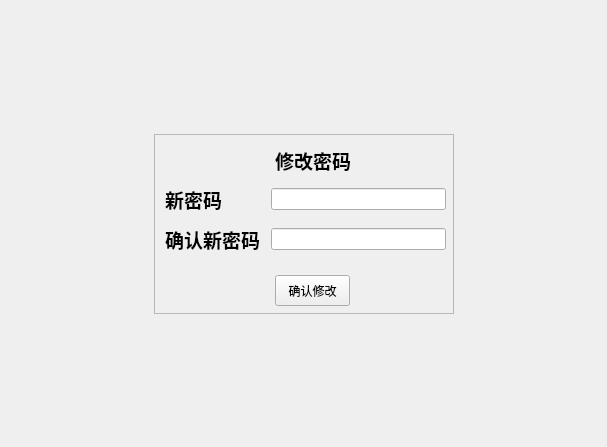
<?xml version="1.0" encoding="UTF-8"?>
<ui version="4.0">
 <class>XiuGaiMiMa</class>
 <widget class="QWidget" name="XiuGaiMiMa">
  <property name="geometry">
   <rect>
    <x>0</x>
    <y>0</y>
    <width>607</width>
    <height>447</height>
   </rect>
  </property>
  <property name="windowTitle">
   <string>Form</string>
  </property>
  <layout class="QGridLayout" name="gridLayout">
   <item row="0" column="0">
    <layout class="QHBoxLayout" name="horizontalLayout_3">
     <item>
      <spacer name="horizontalSpacer">
       <property name="orientation">
        <enum>Qt::Horizontal</enum>
       </property>
       <property name="sizeHint" stdset="0">
        <size>
         <width>40</width>
         <height>20</height>
        </size>
       </property>
      </spacer>
     </item>
     <item>
      <layout class="QVBoxLayout" name="verticalLayout">
       <item>
        <spacer name="verticalSpacer">
         <property name="orientation">
          <enum>Qt::Vertical</enum>
         </property>
         <property name="sizeHint" stdset="0">
          <size>
           <width>20</width>
           <height>40</height>
          </size>
         </property>
        </spacer>
       </item>
       <item>
        <widget class="QScrollArea" name="scrollArea">
         <property name="minimumSize">
          <size>
           <width>300</width>
           <height>180</height>
          </size>
         </property>
         <property name="maximumSize">
          <size>
           <width>300</width>
           <height>180</height>
          </size>
         </property>
         <property name="widgetResizable">
          <bool>true</bool>
         </property>
         <widget class="QWidget" name="scrollAreaWidgetContents">
          <property name="geometry">
           <rect>
            <x>0</x>
            <y>0</y>
            <width>298</width>
            <height>178</height>
           </rect>
          </property>
          <widget class="QLabel" name="label">
           <property name="geometry">
            <rect>
             <x>120</x>
             <y>10</y>
             <width>81</width>
             <height>31</height>
            </rect>
           </property>
           <property name="font">
            <font>
             <family>Aharoni</family>
             <pointsize>14</pointsize>
             <weight>75</weight>
             <bold>true</bold>
            </font>
           </property>
           <property name="text">
            <string>修改密码</string>
           </property>
          </widget>
          <widget class="QPushButton" name="pushButton">
           <property name="geometry">
            <rect>
             <x>120</x>
             <y>140</y>
             <width>75</width>
             <height>31</height>
            </rect>
           </property>
           <property name="text">
            <string>确认修改</string>
           </property>
          </widget>
          <widget class="QWidget" name="layoutWidget">
           <property name="geometry">
            <rect>
             <x>10</x>
             <y>50</y>
             <width>281</width>
             <height>28</height>
            </rect>
           </property>
           <layout class="QHBoxLayout" name="horizontalLayout">
            <item>
             <widget class="QLabel" name="label_2">
              <property name="minimumSize">
               <size>
                <width>100</width>
                <height>0</height>
               </size>
              </property>
              <property name="font">
               <font>
                <family>Aharoni</family>
                <pointsize>14</pointsize>
                <weight>75</weight>
                <bold>true</bold>
               </font>
              </property>
              <property name="text">
               <string>新密码</string>
              </property>
             </widget>
            </item>
            <item>
             <widget class="QLineEdit" name="lineEdit_new">
              <property name="echoMode">
               <enum>QLineEdit::Password</enum>
              </property>
             </widget>
            </item>
           </layout>
          </widget>
          <widget class="QWidget" name="layoutWidget">
           <property name="geometry">
            <rect>
             <x>10</x>
             <y>90</y>
             <width>281</width>
             <height>28</height>
            </rect>
           </property>
           <layout class="QHBoxLayout" name="horizontalLayout_2">
            <item>
             <widget class="QLabel" name="label_3">
              <property name="minimumSize">
               <size>
                <width>100</width>
                <height>0</height>
               </size>
              </property>
              <property name="font">
               <font>
                <family>Aharoni</family>
                <pointsize>14</pointsize>
                <weight>75</weight>
                <bold>true</bold>
               </font>
              </property>
              <property name="text">
               <string>确认新密码</string>
              </property>
             </widget>
            </item>
            <item>
             <widget class="QLineEdit" name="lineEdit_qr">
              <property name="echoMode">
               <enum>QLineEdit::Password</enum>
              </property>
             </widget>
            </item>
           </layout>
          </widget>
         </widget>
        </widget>
       </item>
       <item>
        <spacer name="verticalSpacer_2">
         <property name="orientation">
          <enum>Qt::Vertical</enum>
         </property>
         <property name="sizeHint" stdset="0">
          <size>
           <width>20</width>
           <height>40</height>
          </size>
         </property>
        </spacer>
       </item>
      </layout>
     </item>
     <item>
      <spacer name="horizontalSpacer_2">
       <property name="orientation">
        <enum>Qt::Horizontal</enum>
       </property>
       <property name="sizeHint" stdset="0">
        <size>
         <width>40</width>
         <height>20</height>
        </size>
       </property>
      </spacer>
     </item>
    </layout>
   </item>
  </layout>
 </widget>
 <resources/>
 <connections>
  <connection>
   <sender>pushButton</sender>
   <signal>clicked()</signal>
   <receiver>XiuGaiMiMa</receiver>
   <slot>ButtonClick()</slot>
   <hints>
    <hint type="sourcelabel">
     <x>309</x>
     <y>288</y>
    </hint>
    <hint type="destinationlabel">
     <x>602</x>
     <y>323</y>
    </hint>
   </hints>
  </connection>
 </connections>
 <slots>
  <slot>ButtonClick()</slot>
 </slots>
</ui>
